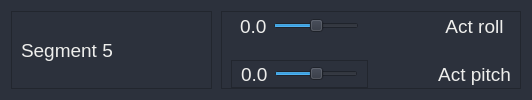
                     <widget class="QFrame" name="frame_joint_seg5_row">
                      <property name="minimumSize">
                       <size>
                        <width>0</width>
                        <height>0</height>
                       </size>
                      </property>
                      <property name="maximumSize">
                       <size>
                        <width>16777215</width>
                        <height>16777215</height>
                       </size>
                      </property>
                      <property name="styleSheet">
                       <string notr="true">background-color: rgb(44, 49, 60);</string>
                      </property>
                      <property name="frameShape">
                       <enum>QFrame::NoFrame</enum>
                      </property>
                      <property name="frameShadow">
                       <enum>QFrame::Plain</enum>
                      </property>
                      <layout class="QHBoxLayout" name="horizontalLayout_10">
                       <property name="spacing">
                        <number>9</number>
                       </property>
                       <item>
                        <widget class="QFrame" name="frame_joint_seg1_ID_5">
                         <property name="minimumSize">
                          <size>
                           <width>201</width>
                           <height>0</height>
                          </size>
                         </property>
                         <property name="maximumSize">
                          <size>
                           <width>156</width>
                           <height>16777215</height>
                          </size>
                         </property>
                         <property name="frameShape">
                          <enum>QFrame::StyledPanel</enum>
                         </property>
                         <property name="frameShadow">
                          <enum>QFrame::Raised</enum>
                         </property>
                         <layout class="QHBoxLayout" name="horizontalLayout_27">
                          <property name="topMargin">
                           <number>0</number>
                          </property>
                          <property name="rightMargin">
                           <number>9</number>
                          </property>
                          <property name="bottomMargin">
                           <number>0</number>
                          </property>
                          <item>
                           <widget class="QLabel" name="label_22">
                            <property name="minimumSize">
                             <size>
                              <width>0</width>
                              <height>0</height>
                             </size>
                            </property>
                            <property name="font">
                             <font>
                              <pointsize>14</pointsize>
                             </font>
                            </property>
                            <property name="styleSheet">
                             <string notr="true">color: rgb(238, 238, 236);</string>
                            </property>
                            <property name="text">
                             <string>Segment 5</string>
                            </property>
                           </widget>
                          </item>
                         </layout>
                        </widget>
                       </item>
                       <item>
                        <widget class="QFrame" name="frame_joints_seg1_5">
                         <property name="frameShape">
                          <enum>QFrame::StyledPanel</enum>
                         </property>
                         <property name="frameShadow">
                          <enum>QFrame::Raised</enum>
                         </property>
                         <layout class="QGridLayout" name="gridLayout_7">
                          <property name="topMargin">
                           <number>0</number>
                          </property>
                          <property name="bottomMargin">
                           <number>0</number>
                          </property>
                          <property name="horizontalSpacing">
                           <number>70</number>
                          </property>
                          <property name="verticalSpacing">
                           <number>20</number>
                          </property>
                          <item row="0" column="1">
                           <widget class="QFrame" name="frame_joint_seg1_setRoll_5">
                            <property name="minimumSize">
                             <size>
                              <width>0</width>
                              <height>0</height>
                             </size>
                            </property>
                            <property name="maximumSize">
                             <size>
                              <width>500</width>
                              <height>16777215</height>
                             </size>
                            </property>
                            <property name="frameShape">
                             <enum>QFrame::NoFrame</enum>
                            </property>
                            <property name="frameShadow">
                             <enum>QFrame::Plain</enum>
                            </property>
                            <layout class="QHBoxLayout" name="horizontalLayout_28">
                             <property name="topMargin">
                              <number>0</number>
                             </property>
                             <property name="bottomMargin">
                              <number>0</number>
                             </property>
                             <item>
                              <widget class="QLabel" name="label_seg1_setRoll_slider_5">
                               <property name="font">
                                <font>
                                 <pointsize>14</pointsize>
                                </font>
                               </property>
                               <property name="styleSheet">
                                <string notr="true">color: rgb(238, 238, 236);</string>
                               </property>
                               <property name="text">
                                <string>0.0</string>
                               </property>
                              </widget>
                             </item>
                             <item>
                              <widget class="QSlider" name="Slider_seg5_setRoll">
                               <property name="maximumSize">
                                <size>
                                 <width>16777215</width>
                                 <height>16777215</height>
                                </size>
                               </property>
                               <property name="minimum">
                                <number>-20</number>
                               </property>
                               <property name="maximum">
                                <number>20</number>
                               </property>
                               <property name="orientation">
                                <enum>Qt::Horizontal</enum>
                               </property>
                              </widget>
                             </item>
                            </layout>
                           </widget>
                          </item>
                          <item row="0" column="2">
                           <widget class="QLabel" name="Label_Seg5_ActRoll">
                            <property name="font">
                             <font>
                              <pointsize>14</pointsize>
                             </font>
                            </property>
                            <property name="layoutDirection">
                             <enum>Qt::LeftToRight</enum>
                            </property>
                            <property name="styleSheet">
                             <string notr="true">color: rgb(238, 238, 236);</string>
                            </property>
                            <property name="text">
                             <string>Act roll</string>
                            </property>
                            <property name="alignment">
                             <set>Qt::AlignCenter</set>
                            </property>
                           </widget>
                          </item>
                          <item row="1" column="2">
                           <widget class="QLabel" name="Label_Seg5_ActPitch">
                            <property name="font">
                             <font>
                              <pointsize>14</pointsize>
                             </font>
                            </property>
                            <property name="styleSheet">
                             <string notr="true">color: rgb(238, 238, 236);</string>
                            </property>
                            <property name="text">
                             <string>Act pitch</string>
                            </property>
                            <property name="alignment">
                             <set>Qt::AlignCenter</set>
                            </property>
                           </widget>
                          </item>
                          <item row="1" column="1">
                           <widget class="QFrame" name="frame_joint_seg1_setPitch_5">
                            <property name="maximumSize">
                             <size>
                              <width>500</width>
                              <height>16777215</height>
                             </size>
                            </property>
                            <property name="frameShape">
                             <enum>QFrame::StyledPanel</enum>
                            </property>
                            <property name="frameShadow">
                             <enum>QFrame::Raised</enum>
                            </property>
                            <layout class="QHBoxLayout" name="horizontalLayout_29">
                             <property name="topMargin">
                              <number>0</number>
                             </property>
                             <property name="bottomMargin">
                              <number>0</number>
                             </property>
                             <item>
                              <widget class="QLabel" name="label_seg1_setPitch_slider_5">
                               <property name="font">
                                <font>
                                 <pointsize>14</pointsize>
                                </font>
                               </property>
                               <property name="styleSheet">
                                <string notr="true">color: rgb(238, 238, 236);</string>
                               </property>
                               <property name="text">
                                <string>0.0</string>
                               </property>
                              </widget>
                             </item>
                             <item>
                              <widget class="QSlider" name="Slider_seg5_setPitch">
                               <property name="maximumSize">
                                <size>
                                 <width>16777215</width>
                                 <height>16777215</height>
                                </size>
                               </property>
                               <property name="minimum">
                                <number>-20</number>
                               </property>
                               <property name="maximum">
                                <number>20</number>
                               </property>
                               <property name="orientation">
                                <enum>Qt::Horizontal</enum>
                               </property>
                              </widget>
                             </item>
                            </layout>
                           </widget>
                          </item>
                         </layout>
                        </widget>
                       </item>
                      </layout>
                     </widget>
